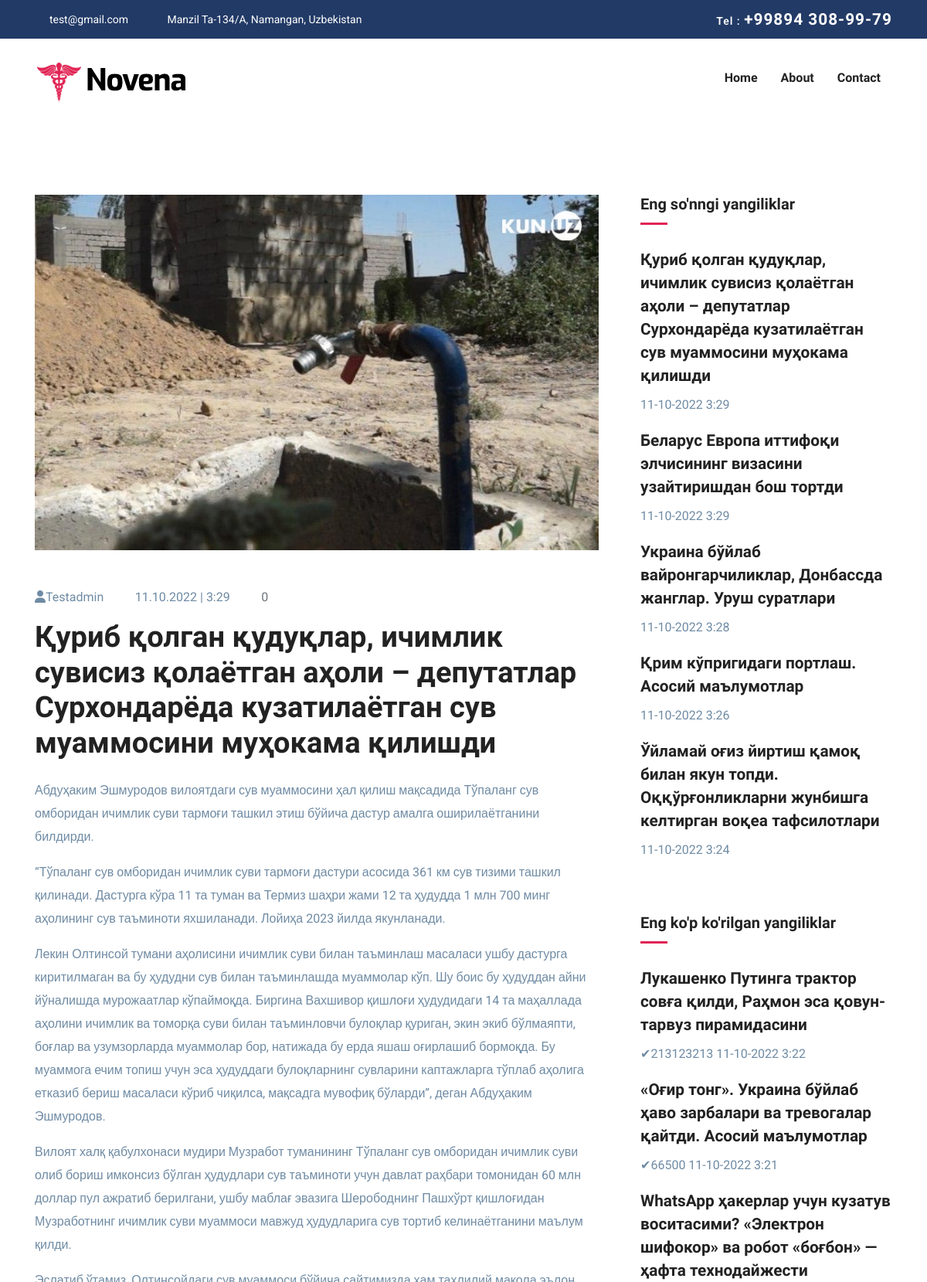
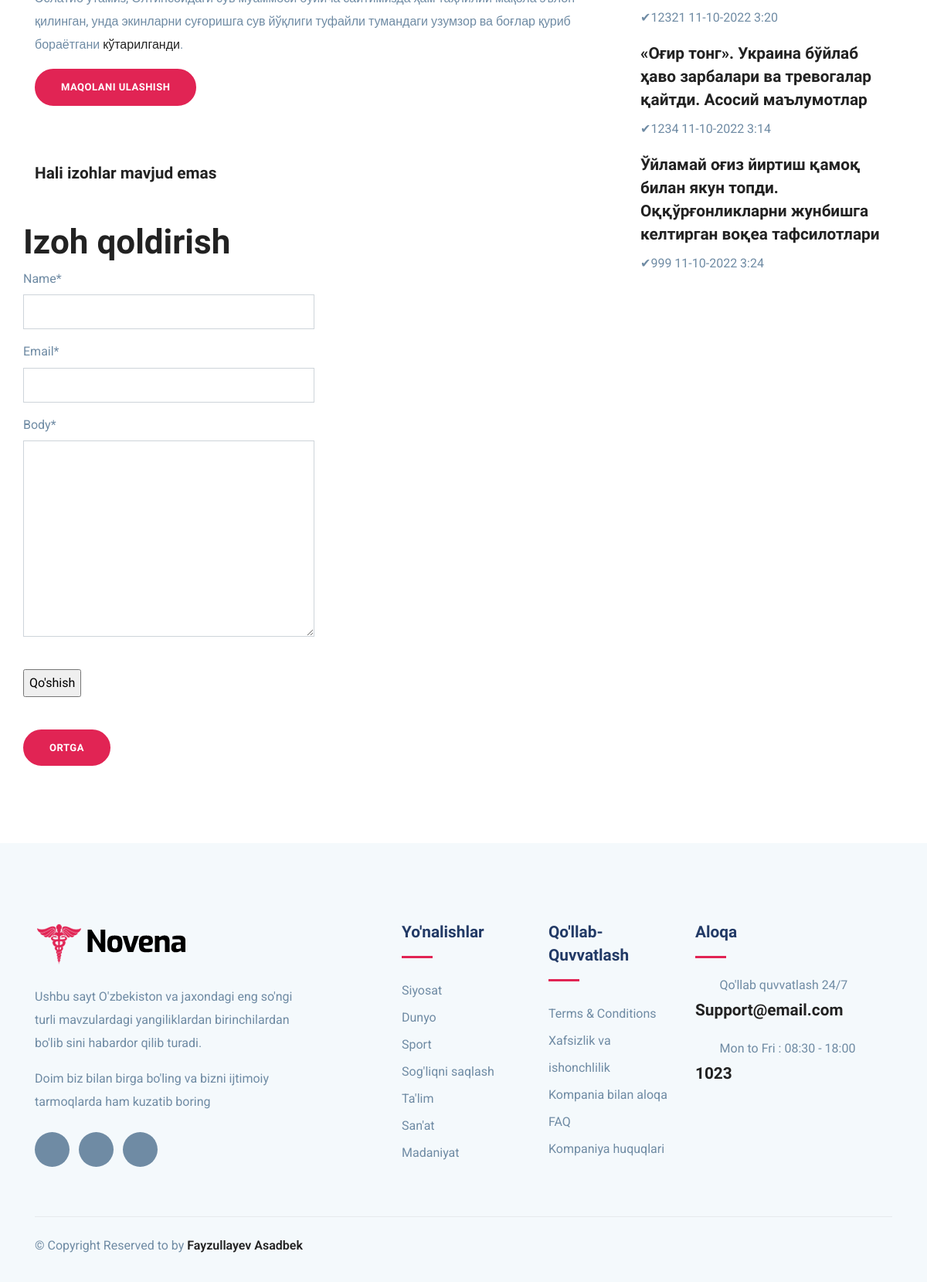
Screenshot of /27/post/ with the database file from the repository (2 pictures, top to bottom).
### post/models.py (models this page shows, shortened)
class Post(models.Model):
	title = models.CharField(max_length=250, verbose_name="Sarlavha" )
	slug = AutoSlugField(populate_from="title")
	body = RichTextField(verbose_name="Matn")
	photo = models.ImageField(upload_to='post_photo/%Y/%m/%d/', verbose_name="Rasm")
	see = models.PositiveIntegerField(blank=True, null=True, verbose_name="Ko'rishlar soni")
	publish = models.DateTimeField(default=timezone.now, verbose_name="chop etilgan vaqt")
	status  = models.CharField(max_length=100, choices=STATUS, verbose_name="Holati")
	created_at = models.DateTimeField(auto_now_add=True, verbose_name="yaratilgan vaqti")
	updated = models.DateTimeField(auto_now=True, verbose_name="tahrirlangan vaqti")
	created_by = models.ForeignKey(User, on_delete=models.CASCADE, verbose_name="Muallif")
	objects = models.Manager()
	published = PublishMeneger()
	class Meta:
		ordering = ('-publish',)
	def get_absolute_url(self):
		return reverse('post:post_detail', args=[self.id, self.slug])

### post/views.py (the view)
# urls.py: path('<int:id>/<slug:slug>/', detail_view, name='post_detail'),
def detail_view(request,id, slug):
	post = get_object_or_404(Post, id=id, slug=slug)
	comments = post.comments.filter(active=True)
	new_comment = None
	if request.method == 'POST':
		comment_form = CommentForm(data=request.POST)
		if comment_form.is_valid():
			new_comment = comment_form.save(commit=False)
			new_comment.post = post
			new_comment.save()
	else:
		comment_form = CommentForm()
	context = {'post':post,
			'comments':comments,
			'new_comment':new_comment,
			'comment_form':comment_form,
			}
	return render(request, 'post/detail.html', context)

### post/forms.py
class CommentForm(forms.ModelForm):
	class Meta:
		model = Comment
		fields = ('name','email','body')

### post/templatetags/blog_tags.py (called while the page is built)
@register.inclusion_tag('tags/lastest_posts.html')
def show_lastest_posts(count=5):
    lastest_posts = Post.objects.filter(status='active').order_by('-created_at')[:count]
    return {'lastest_posts': lastest_posts}

@register.inclusion_tag('tags/most_viewed.html')
def most_viewed(count=5):
    most_viewed = Post.objects.filter(status='active').order_by('-see')[:5]
    return {'most_viewed': most_viewed}

### templates/post/detail.html (shortened to what this page needs)
{% extends 'base.html' %}
{% load blog_tags %}
{% load static %}
{% load crispy_forms_tags %}
{% block content %}
<section class="section blog-wrap">
    <div class="container">
        <div class="row">
            <div class="col-lg-8">
                <div class="row">
					<div class="col-lg-12 mb-5">
						<div class="single-blog-item">
							<img src="{{ post.photo.url }}" alt="" class="img-fluid">
							<div class="blog-item-content mt-5">
								<div class="blog-item-meta mb-3">
									<span class="text-black text-capitalize mr-3"><i class="fa-solid fa-user"></i>{{ post.created_by }}</span>
									<span class="text-black text-capitalize mr-3"><i class="icofont-calendar mr-2"></i>{{ post.created_at |date:"d.m.Y | f" }}</span>
									<span class="text-muted text-capitalize mr-3"><i class="icofont-comment mr-2"></i>{{ comments.count }}</span>
								</div>
								<h2 class="mb-4 text-md">{{ post.title }}</h2>
								<p class="lead mb-4">{{ post.body | safe }}</p>
								<button class="btn btn-main-2 btn-round-full"><a style="color: white;" href="{% url 'post:post_share' post.id %}">Maqolani ulashish</a></button>
							</div>
						</div>
					</div>
					<div class="col-lg-12">
						<div class="comment-area mt-4 mb-5">
							<div>
								{% with comments.count as total_comments %}
									{% if total_comments == 0 %}
										<h4 class="mb-4">Hali izohlar mavjud emas</h4>
									{% else %}
										<h4 class="mb-4">{{ total_comments }} ta izoh mavjud</h4>
									{% endif %}
								{% endwith %}
							</div>
						</div>
					</div>
					<div>
						{% if new_comment %}
							<h2>Sizning izohingiz qo'shildi</h2>
						{% else %}
							<h2>Izoh qoldirish</h2>
							<form action="." method="post">
								{{ comment_form | crispy }}
								<br>
								<p><input  type="submit" value="Qo'shish"></p>
							</form>
						{% endif %}
						<br>
						<a href="{% url 'post:post_list' %}"><button class="btn btn-main-2 btn-round-full">Ortga</button></a>
					</div>
				</div>
            </div>
            <div class="col-lg-4">
                <div class="sidebar-wrap pl-lg-4 mt-5 mt-lg-0">
					<div class="sidebar-widget latest-post mb-3">
						<h5>Eng so'nngi yangiliklar</h5>
						{% show_lastest_posts %}
					</div>
					<div class="sidebar-widget latest-post mb-3">
						<h5>Eng ko'p ko'rilgan yangiliklar</h5>
						{% most_viewed %}
				    </div>
				</div>
			</div>
            </div>
        </div>
</section>
{% endblock content %}

### templates/base.html (shortened to what this page needs)
<!DOCTYPE html>
{% load static %}
<html>
	<head>
		<link rel="stylesheet" href="{% static 'plugins/bootstrap/css/bootstrap.min.css' %}">
		<link rel="stylesheet" href="{% static 'plugins/icofont/icofont.min.css' %}">
		<link rel="stylesheet" href="{% static 'plugins/slick-carousel/slick/slick.css' %}">
		<link rel="stylesheet" href="{% static 'plugins/slick-carousel/slick/slick-theme.css' %}">
		<link rel="stylesheet" href="{% static 'css/style.css' %}">
		<link rel="stylesheet" href="{% static 'css/main.css' %}">
	</head>
	<body>
		<header>
			<div class="header-top-bar">
				<div class="container">
					<div class="row align-items-center">
						<div class="col-lg-6">
							<ul class="top-bar-info list-inline-item pl-0 mb-0">
								<li class="list-inline-item"><a href="mailto:support@gmail.com"><i class="icofont-support-faq mr-2"></i>test@gmail.com</a></li>
								<li class="list-inline-item"><i class="icofont-location-pin mr-2"></i>Manzil Ta-134/A, Namangan, Uzbekistan </li>
							</ul>
						</div>
						<div class="col-lg-6">
							<div class="text-lg-right top-right-bar mt-2 mt-lg-0">
								<a href="tel:+23-345-67890" >
									<span>Tel : </span>
									<span class="h4">+99894 308-99-79 </span>
								</a>
							</div>
						</div>
					</div>
				</div>
			</div>
			<nav class="navbar navbar-expand-lg navigation" id="navbar">
				<div class="container">
				 	 <a class="navbar-brand" href="index.html">
					  	<img src="{% static 'images/logo.png' %}" alt="" class="img-fluid">
					  </a>
				  <div class="collapse navbar-collapse" id="navbarmain">
					<ul class="navbar-nav ml-auto">
					  <li class="nav-item active">
						<a class="nav-link" href="{% url 'post:post_list' %}">Home</a>
					  </li>
					   <li class="nav-item"><a class="nav-link" href="{% url 'post:about' %}">About</a></li>
					   <li class="nav-item"><a class="nav-link" href="{% url 'post:contact' %}">Contact</a></li>
					</ul>
				  </div>
				</div>
			</nav>
		</header>
		{% block content %}
		{% endblock content %}
		<footer class="footer section gray-bg">
			<div class="container">
				<div class="row">
					<div class="col-lg-4 mr-auto col-sm-6">
						<div class="widget mb-5 mb-lg-0">
							<div class="logo mb-4">
								<img src="images/logo.png" alt="" class="img-fluid">
							</div>
							<p>Ushbu sayt O'zbekiston  va jaxondagi eng so'ngi turli mavzulardagi yangiliklardan birinchilardan bo'lib sini habardor qilib turadi.</p>
							<p>Doim biz bilan birga bo'ling va bizni ijtimoiy tarmoqlarda ham kuzatib boring</p>
							<ul class="list-inline footer-socials mt-4">
								<li class="list-inline-item"><a href="https://www.facebook.com/themefisher"><i class="icofont-facebook"></i></a></li>
								<li class="list-inline-item"><a href="https://twitter.com/themefisher"><i class="icofont-twitter"></i></a></li>
								<li class="list-inline-item"><a href="https://www.pinterest.com/themefisher/"><i class="icofont-linkedin"></i></a></li>
							</ul>
						</div>
					</div>
					<div class="col-lg-2 col-md-6 col-sm-6">
						<div class="widget mb-5 mb-lg-0">
							<h4 class="text-capitalize mb-3">Yo'nalishlar</h4>
							<div class="divider mb-4"></div>
							<ul class="list-unstyled footer-menu lh-35">
								<li><a href="#">Siyosat </a></li>
								<li><a href="#">Dunyo</a></li>
								<li><a href="#">Sport</a></li>
								<li><a href="#">Sog'liqni saqlash</a></li>
								<li><a href="#">Ta'lim</a></li>
								<li><a href="#">San'at</a></li>
								<li><a href="#">Madaniyat</a></li>
							</ul>
						</div>
					</div>
					<div class="col-lg-2 col-md-6 col-sm-6">
						<div class="widget mb-5 mb-lg-0">
							<h4 class="text-capitalize mb-3">Qo'llab-quvvatlash</h4>
							<div class="divider mb-4"></div>
							<ul class="list-unstyled footer-menu lh-35">
								<li><a href="#">Terms & Conditions</a></li>
								<li><a href="#">Xafsizlik va ishonchlilik</a></li>
								<li><a href="#">Kompania bilan aloqa </a></li>
								<li><a href="#">FAQ</a></li>
								<li><a href="#">Kompaniya huquqlari</a></li>
							</ul>
						</div>
					</div>
					<div class="col-lg-3 col-md-6 col-sm-6">
						<div class="widget widget-contact mb-5 mb-lg-0">
							<h4 class="text-capitalize mb-3">Aloqa</h4>
							<div class="divider mb-4"></div>
							<div class="footer-contact-block mb-4">
								<div class="icon d-flex align-items-center">
									<i class="icofont-email mr-3"></i>
									<span class="h6 mb-0">Qo'llab quvvatlash 24/7</span>
								</div>
								<h4 class="mt-2"><a href="tel:+23-345-67890">Support@email.com</a></h4>
							</div>
							<div class="footer-contact-block">
								<div class="icon d-flex align-items-center">
									<i class="icofont-support mr-3"></i>
									<span class="h6 mb-0">Mon to Fri : 08:30 - 18:00</span>
								</div>
								<h4 class="mt-2"><a href="tel:+23-345-67890">1023</a></h4>
							</div>
						</div>
					</div>
				</div>
				<div class="footer-btm py-4 mt-5">
					<div class="row align-items-center justify-content-between">
						<div class="col-lg-6">
							<div class="copyright">
								&copy; Copyright Reserved to by <a href="https://t.me/Asadbek9979" target="_blank">Fayzullayev Asadbek </a>
							</div>
						</div>
					</div>
				</div>
			</div>
		</footer>
	</body>
</html>

### templates/tags/lastest_posts.html
{% for post in lastest_posts %}
    <h4><a href="{{ post.get_absolute_url }}">{{post.title }}</a></h4>
    <p>{{ post.created_at | date:"d-m-Y f"  }}</p>
{% endfor %}

### templates/tags/most_viewed.html
{% for post in most_viewed %}
    <h4><a href="{{ post.get_absolute_url }}">{{post.title }}</a></h4>
    <p>✔{{ post.see }} {{ post.created_at | date:"d-m-Y f"  }}</p>
{% endfor %}

### static/css/style.css (style rules this page uses)
html { overflow-x: hidden; }
body { line-height: 1.6; font-family: "Roboto", sans-serif; -webkit-font-smoothing: antialiased; font-size: 16px; color: #6F8BA4; font-weight: 400; }
h1, .h1, h2, .h2, h3, .h3, h4, .h4, h5, .h5, h6, .h6 { font-family: "Exo", sans-serif; font-weight: 700; color: #222; }
h2, .h2 { font-size: 44px; }
h4, .h4 { font-size: 1.3rem; line-height: 30px; }
h5, .h5 { font-size: 1.25rem; }
h6, .h6 { font-size: 1rem; }
p { line-height: 30px; }
input[type="email"], input[type="password"], input[type="text"], input[type="tel"] { box-shadow: none; height: 45px; outline: none; font-size: 14px; }
.form-control { box-shadow: none; border-radius: 0; }
.btn { display: inline-block; font-size: 14px; font-size: 0.8125rem; font-weight: 700; letter-spacing: .5px; padding: .75rem 2rem; font-family: "Exo", sans-serif; text-transform: uppercase; border-radius: 5px; border: 2px solid transparent; transition: all .35s ease; }
.btn-main-2 { background: #e12454; color: #fff; border-color: #e12454; }
.btn-round-full { border-radius: 50px; }
.section { padding: 100px 0; }
.text-md { font-size: 2.25rem; }
a { color: #222; text-decoration: none; transition: all .35s ease; }
.gray-bg { background: #f4f9fc; }
#navbarmain { padding: 20px 0px; }
#navbarmain .nav-link { font-weight: 600; padding: 10px 15px; color: #222; font-family: "Exo", sans-serif; text-transform: capitalize; font-size: 16px; transition: all .25s ease; }
.navbar-brand { margin-top: 10px; }
.header-top-bar { background: #223a66; font-size: 14px; padding: 10px 0px; box-shadow: 0 1px 2px rgba(0, 0, 0, 0.05); color: #fff; }
.top-bar-info li a { color: #fff; margin-right: 20px; }
.top-right-bar a span { color: #fff; font-weight: 600; letter-spacing: 1px; }
.divider { width: 40px; height: 5px; background: #e12454; }
.lh-35 { line-height: 35px; }
.blog-item-content h2 { font-weight: 600; font-size: 38px; }
.sidebar-widget { margin-bottom: 30px; padding-bottom: 35px; }
.sidebar-widget h5 { margin-bottom: 30px; position: relative; padding-bottom: 15px; }
.sidebar-widget h5:before { position: absolute; content: ""; left: 0px; bottom: 0px; width: 35px; height: 3px; background: #e12454; }
.footer { padding-bottom: 10px; }
.footer .copyright a { font-weight: 600; }
.logo { font-weight: 600; letter-spacing: 1px; }
.widget .divider { height: 3px; }
.widget h4 { color: #223a66; }
.widget .footer-menu a { color: #6F8BA4; }
.footer-contact-block span { font-weight: 400; color: #6F8BA4; }
.footer-contact-block i { font-size: 20px; }
.footer-btm { border-top: 1px solid rgba(0, 0, 0, 0.06); }
.footer-socials li a { width: 45px; height: 45px; background: #6F8BA4; color: #fff; display: inline-block; text-align: center; border-radius: 100%; padding-top: 12px; }

### rows the page displays
Post: photo (picture), created_by "Testadmin", created_at|f "11.10.2022 | 3:29", title "Қуриб қолган қудуқлар, ичимлик сувисиз қолаётган аҳоли – депутатлар Сурхондарёда кузатилаётган сув муаммосини муҳокама қилишди", body "Абдуҳаким Эшмуродов вилоятдаги сув муаммосини ҳал қилиш мақсадида Тўпаланг сув омборидан ичимлик суви тармоғи ташкил этиш бўйича дастур амалга оширилаётганини билдирди. “Тўпаланг сув омборидан ичимлик суви тармоғи дастури асосида 361 км сув тизими ташкил қилинади. Дастурга кўра 11 та туман ва Термиз шаҳри жами 12 та ҳудудда 1 млн 700 минг аҳолининг сув таъминоти яхшиланади. Лойиҳа 2023 йилда якунланади. Лекин Олтинсой тумани аҳолисини ичимлик суви билан таъминлаш масаласи ушбу дастурга киритилмаган ва бу ҳудудни сув билан таъминлашда муаммолар кўп. Шу боис бу ҳудуддан айни йўналишда мурожаатлар кўпаймоқда. Биргина Вахшивор қишлоғи ҳудудидаги 14 та маҳаллада аҳолини ичимлик ва томорқа суви…", created_at "11-10-2022 3:29"
Post: title "Беларус Европа иттифоқи элчисининг визасини узайтиришдан бош тортди", created_at "11-10-2022 3:29"
Post: title "Украина бўйлаб вайронгарчиликлар, Донбассда жанглар. Уруш суратлари", created_at "11-10-2022 3:28"
Post: title "Қрим кўпригидаги портлаш. Асосий маълумотлар", created_at "11-10-2022 3:26"
Post: title "Ўйламай оғиз йиртиш қамоқ билан якун топди. Оққўрғонликларни жунбишга келтирган воқеа тафсилотлари", created_at "11-10-2022 3:24", see "999"
Post: title "Лукашенко Путинга трактор совға қилди, Раҳмон эса қовун-тарвуз пирамидасини", see "213123213", created_at "11-10-2022 3:22"
Post: title "«Оғир тонг». Украина бўйлаб ҳаво зарбалари ва тревогалар қайтди. Асосий маълумотлар", see "66500", created_at "11-10-2022 3:21"
Post: title "WhatsApp ҳакерлар учун кузатув воситасими? «Электрон шифокор» ва робот «боғбон» — ҳафта технодайжести", see "12321", created_at "11-10-2022 3:20"
Post: title "«Оғир тонг». Украина бўйлаб ҳаво зарбалари ва тревогалар қайтди. Асосий маълумотлар", see "1234", created_at "11-10-2022 3:14"

### other values shown
{{ comments.count }} "0"
